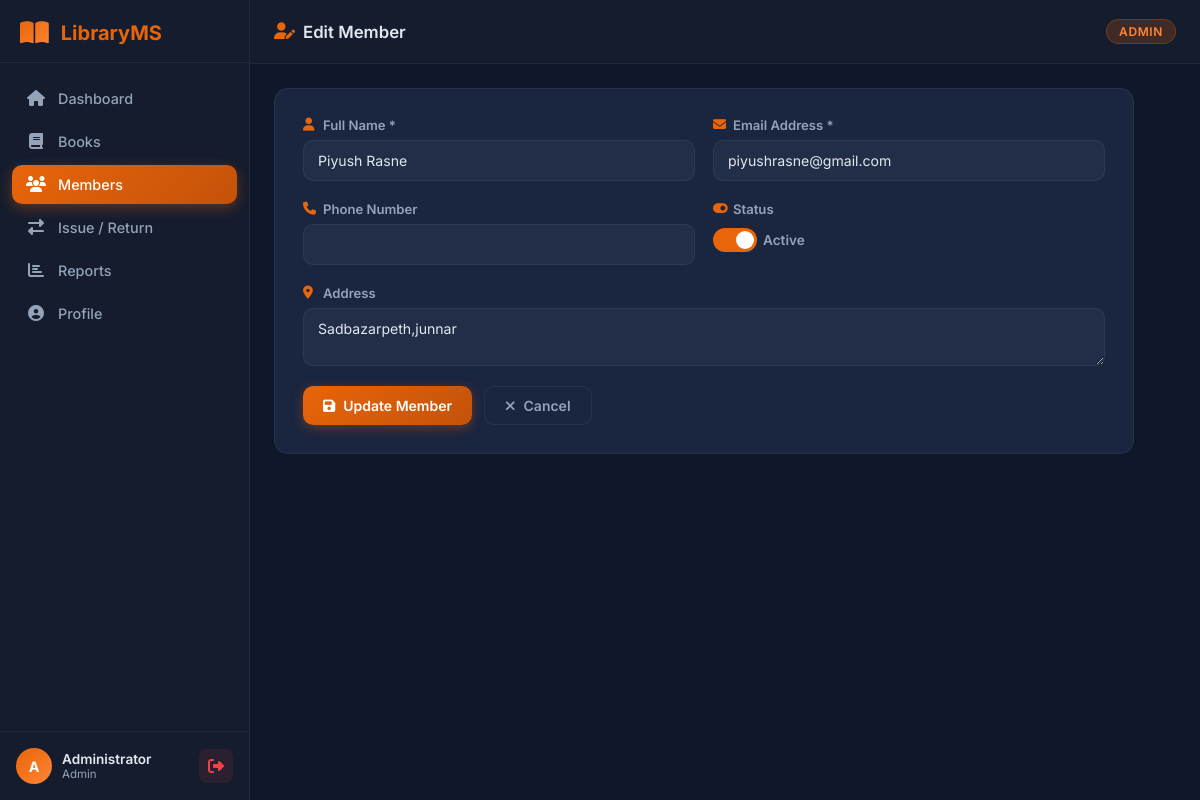
Page /members/edit/3 (signed in) on the committed database.
### tables this page shows
CREATE TABLE users (
            id INTEGER PRIMARY KEY AUTOINCREMENT,
            name TEXT NOT NULL,
            email TEXT UNIQUE NOT NULL,
            password TEXT NOT NULL,
            role TEXT DEFAULT 'member',
            phone TEXT,
            address TEXT,
            membership_date TEXT DEFAULT CURRENT_DATE,
            is_active INTEGER DEFAULT 1
        );

### app.py (the view, shortened to what this page needs)
@app.route('/members/edit/<int:member_id>', methods=['GET', 'POST'])
@admin_required
def edit_member(member_id):
    conn = get_db()
    member = conn.execute('SELECT * FROM users WHERE id = ? AND role = ?', (member_id, 'member')).fetchone()
    if not member:
        flash('Member not found.', 'danger')
        conn.close()
        return redirect(url_for('members'))
    conn.close()
    return render_template('edit_member.html', member=member)

### app.py (called while the page is built)
def get_db():
    conn = sqlite3.connect(DATABASE)
    conn.row_factory = sqlite3.Row
    return conn

def admin_required(f):
    @wraps(f)
    def decorated(*args, **kwargs):
        if 'user_id' not in session:
            flash('Please login to continue.', 'warning')
            return redirect(url_for('login'))
        if session.get('role') != 'admin':
            flash('Admin access required.', 'danger')
            return redirect(url_for('dashboard'))
        return f(*args, **kwargs)
    return decorated

### templates/edit_member.html (shortened to what this page needs)
{% extends 'base.html' %}
{% block page_title %}<i class="fas fa-user-edit"></i> Edit Member{% endblock %}
{% block content %}
<div class="form-card">
    <form method="POST" class="lms-form">
        <div class="form-row">
            <div class="form-group">
                <label><i class="fas fa-user"></i> Full Name *</label>
                <input type="text" name="name" value="{{ member.name }}" required>
            </div>
            <div class="form-group">
                <label><i class="fas fa-envelope"></i> Email Address *</label>
                <input type="email" name="email" value="{{ member.email }}" required>
            </div>
        </div>
        <div class="form-row">
            <div class="form-group">
                <label><i class="fas fa-phone"></i> Phone Number</label>
                <input type="tel" name="phone" value="{{ member.phone or '' }}">
            </div>
            <div class="form-group">
                <label><i class="fas fa-toggle-on"></i> Status</label>
                <label class="toggle-switch">
                    <span class="toggle-slider"></span>
                    <span class="toggle-label">Active</span>
                </label>
            </div>
        </div>
        <div class="form-group full-width">
            <label><i class="fas fa-map-marker-alt"></i> Address</label>
            <textarea name="address" rows="2">{{ member.address or '' }}</textarea>
        </div>
        <div class="form-buttons">
            <button type="submit" class="btn-primary"><i class="fas fa-save"></i> Update Member</button>
            <a href="{{ url_for('members') }}" class="btn-secondary"><i class="fas fa-times"></i> Cancel</a>
        </div>
    </form>
</div>
{% endblock %}

### static/css/style.css (style rules this page uses)
:root { --primary: #e8650a; --primary-dark: #c4520a; --primary-light: #ff8534; --secondary: #1e293b; --dark: #0f172a; --dark2: #141c2e; --card-bg: #1a2540; --card-border: rgba(255,255,255,0.06); --text: #e2e8f0; --text-muted: #94a3b8; --sidebar-width: 250px; --header-h: 64px; --success: #22c55e; --danger: #ef4444; --warning: #f59e0b; --info: #3b82f6; --radius: 14px; --shadow: 0 4px 24px rgba(0,0,0,0.3); }
*, *::before, *::after { box-sizing: border-box; margin: 0; padding: 0; }
body { font-family: 'Inter', sans-serif; background: var(--dark); color: var(--text); min-height: 100vh; display: flex; }
.page-title i { color: var(--primary); }
.btn-primary, .btn-secondary { display: inline-flex; align-items: center; gap: 8px; padding: 10px 20px; border-radius: 10px; font-size: 0.875rem; font-weight: 600; cursor: pointer; border: none; text-decoration: none; transition: all 0.2s ease; white-space: nowrap; font-family: inherit; }
.btn-primary { background: linear-gradient(135deg, var(--primary), var(--primary-dark)); color: #fff; box-shadow: 0 3px 12px rgba(232,101,10,0.35); }
.btn-secondary { background: var(--card-bg); border: 1px solid var(--card-border); color: var(--text-muted); }
.form-card { background: var(--card-bg); border: 1px solid var(--card-border); border-radius: var(--radius); padding: 28px; margin-bottom: 24px; max-width: 860px; }
.lms-form { display: flex; flex-direction: column; gap: 20px; }
.form-row { display: grid; grid-template-columns: repeat(auto-fit, minmax(200px, 1fr)); gap: 18px; }
.form-group { display: flex; flex-direction: column; gap: 7px; }
.form-group.full-width { grid-column: 1 / -1; }
.form-group label { font-size: 0.82rem; font-weight: 600; color: var(--text-muted); display: flex; align-items: center; gap: 6px; }
.form-group label i { color: var(--primary); width: 14px; }
.form-group input, .form-group select, .form-group textarea { background: rgba(255,255,255,0.04); border: 1px solid var(--card-border); border-radius: 10px; color: var(--text); padding: 11px 14px; font-size: 0.88rem; font-family: inherit; outline: none; transition: border-color 0.2s ease; width: 100%; appearance: auto; }
.form-group input::placeholder { color: var(--text-muted); opacity: 0.6; }
.form-buttons { display: flex; gap: 12px; flex-wrap: wrap; }
.toggle-switch { display: flex; align-items: center; gap: 10px; cursor: pointer; margin-top: 4px; }
.toggle-slider { width: 44px; height: 24px; background: rgba(255,255,255,0.1); border-radius: 12px; position: relative; transition: background 0.2s ease; flex-shrink: 0; }
.toggle-slider::after { content: ''; position: absolute; width: 18px; height: 18px; background: #fff; border-radius: 50%; top: 3px; left: 3px; transition: transform 0.2s ease; }
.toggle-switch input:checked + .toggle-slider { background: var(--primary); }
.toggle-switch input:checked + .toggle-slider::after { transform: translateX(20px); }
.toggle-label { font-size: 0.85rem; color: var(--text-muted); }

### rows in the picture
users: name "Piyush Rasne", email "piyushrasne@gmail.com", address "Sadbazarpeth,junnar"

### other values in the picture
{{ session.user_name[0].upper() }} "A"
{{ session.user_name }} "Administrator"
{{ session.role | capitalize }} "Admin"
{{ session.role | capitalize }} "ADMIN"
